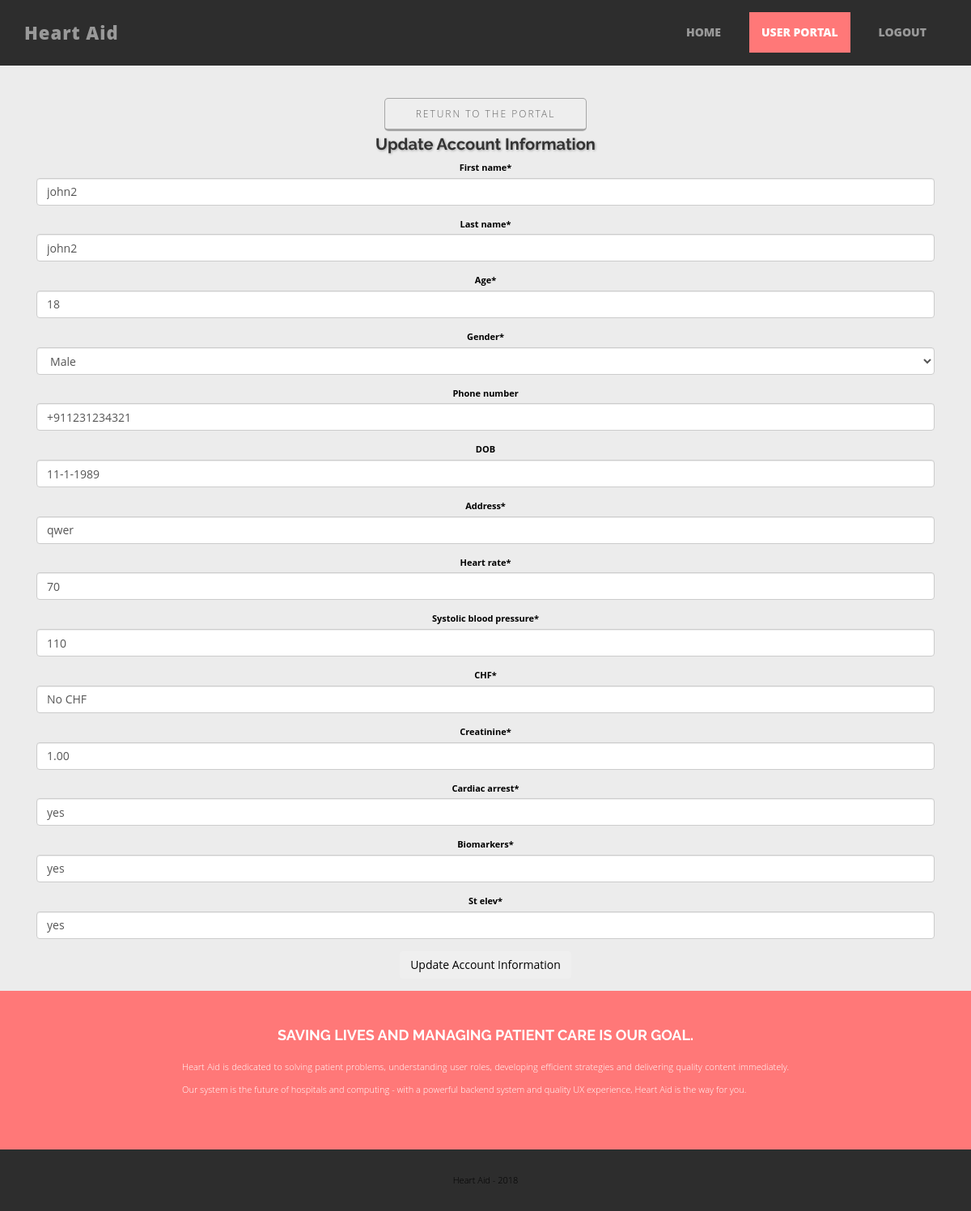
The page /accounts/portal/update_account/ (signed in) on the database its author committed.
### acs/models.py (models this page shows, shortened)
class TempPatientData(models.Model):
    user = models.OneToOneField(User,unique=True,null=True,default="",on_delete=models.CASCADE)
    email_address = models.CharField(max_length=256, blank=False)
    first_name = models.CharField(max_length=256, default="")
    last_name = models.CharField(max_length=256, default="")
    age = models.IntegerField(default = 18, blank=False)
    gender = models.CharField(max_length=256, choices=[('male','Male'), ('female', 'Female'), ('other', 'Other'), ('prefer not to say', 'Prefer Not To Say')], default='Select a gender', blank = False)
    phone_number = PhoneNumberField(blank = True, default="")
    DOB = models.CharField(max_length=255, blank=True, null=True)
    address = models.CharField(max_length=256, default="")
    heart_rate = models.IntegerField(default = 72, blank=False)
    systolic_blood_pressure = models.IntegerField(default = 120, blank=False)
    CHF = models.CharField(max_length=256, choices=[('No CHF','No CHF'),('Rales and/or JVD','Rales and/or JVD'),('Pulmonary edema','Pulmonary edema'),('Cardiogenic shock','Cardiogenic shock')], default='No CHF', blank = False)
    creatinine = models.DecimalField(max_digits=5,decimal_places=2,default = 0.5, blank=False)
    cardiac_arrest = models.CharField(max_length=256, choices=[('yes','Yes'), ('no','No')], default='no', blank = False)
    biomarkers = models.CharField(max_length=256, choices=[('yes','Yes'), ('no','No')], default='no', blank = False)
    st_elev = models.CharField(max_length=256, choices=[('yes','Yes'), ('no','No')], default='no', blank = False)
    data_sent = models.IntegerField(default=0)

### acs/views.py (the view, shortened to what this page needs)
# urls.py: url(r'^accounts/portal/update_account/$', UpdateAccountView, name="Update"),
def UpdateAccountView(request):
	title = "Update Account Information"
	form = TempPatientDataForm(request.POST or None)
	patient_model = Patient
	patient = patient_model.objects.filter(user=request.user)[:1].get()
	if (TempPatientData.objects.filter(user=request.user)[:1].exists()):
		instance = TempPatientData.objects.filter(user=request.user)[:1].get()
		form = TempPatientDataForm(instance = instance)
	context = {
		"form": form,
		"template_title": title
	}
	return render(request, 'update_account.html', context)

### acs/forms.py
class TempPatientDataForm(forms.ModelForm):
    class Meta:
        model = TempPatientData
        widgets = {
            'first_name': forms.TextInput(attrs={'placeholder': 'Legal First Name'}),
            'last_name': forms.TextInput(attrs={'placeholder': 'Legal Last Name'}),
            'phone_number': forms.TextInput(attrs={'placeholder': '+1(areacode)(phone-number)'}),
            'DOB': forms.TextInput(attrs={'placeholder': '01/01/2000'}),
            'address': forms.TextInput(attrs={'placeholder': 'address'}),
            'heart_rate': forms.TextInput(attrs={'placeholder': 'heart_rate'}),
            'systolic_blood_pressure': forms.TextInput(attrs={'placeholder': 'systolic_blood_pressure'}),
            'CHF': forms.TextInput(attrs={'placeholder': 'CHF'}),
            'creatinine': forms.TextInput(attrs={'placeholder': 'creatinine'}),
            'cardiac_arrest': forms.TextInput(attrs={'placeholder': 'cardiac_arrest'}),
            'biomarkers': forms.TextInput(attrs={'placeholder': 'biomarkers'}),
            'st_elev': forms.TextInput(attrs={'placeholder': 'st_elev'}),
        }
        fields = '__all__'
        exclude = ['user', 'data_sent', 'email_address']

### templates/update_account.html (shortened to what this page needs)
{% extends '_layouts/base.html' %}
{% load crispy_forms_tags %}
{% block content %}
<center><h1>Update Account Information</h1></center>
{% if user.is_authenticated %}
<div class="col-sm-12">
	<form method ='POST' action=''>
		{{ form|crispy }}
		<input type="submit" value="Update Account Information" class="btn default"/>
	</form>
	<br>
</div>
{% endif %}
{% endblock %}

### static/css/main.css (style rules this page uses)
body { background-color: #f2f2f2; font-family: "Lato"; font-weight: 300; font-size: 16px; color: #555; -webkit-font-smoothing: antialiased; -webkit-overflow-scrolling: touch; margin-top: 70px; }
h1, h3, h4, h5, h6 { font-family: "Raleway"; font-weight: 3o0; color: #333; }

### static/css/card.css (style rules this page uses)
body { font-size: 11px; font-family: 'Open Sans', sans-serif; text-align: center; color: black; }
h1 { font-size: 20px; font-weight: bold; margin-top: 5px; text-shadow: 1px 1px 3px rgba(0,0,0,0.3); }

### rows shown on the page
TempPatientData: first_name "john2", last_name "john2", age "18", gender "Male", phone_number "+911231234321", DOB "11-1-1989", address "qwer", heart_rate "70", systolic_blood_pressure "110", CHF "No CHF", creatinine "1.00", cardiac_arrest "yes", biomarkers "yes", st_elev "yes"
